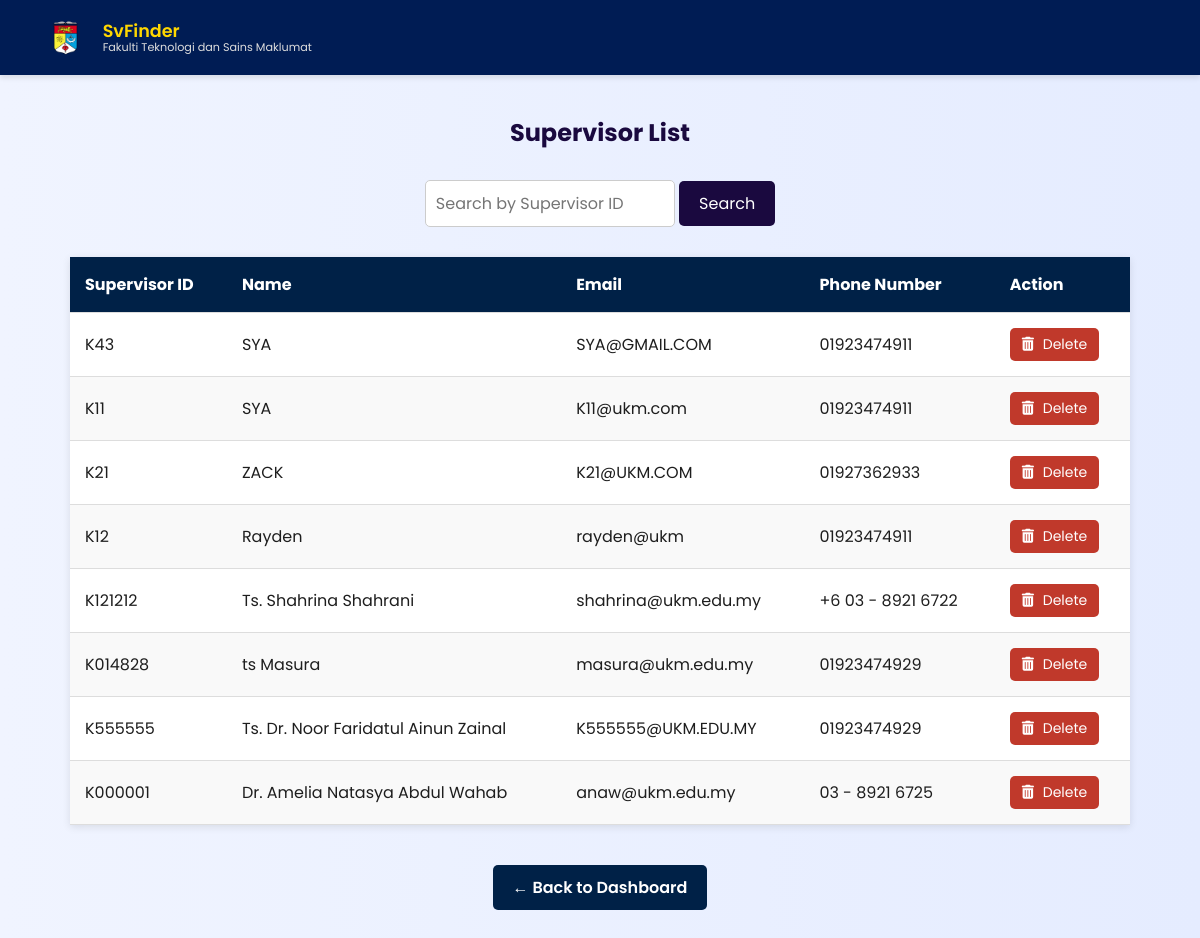
Before: /supervisorlist with the older database file.
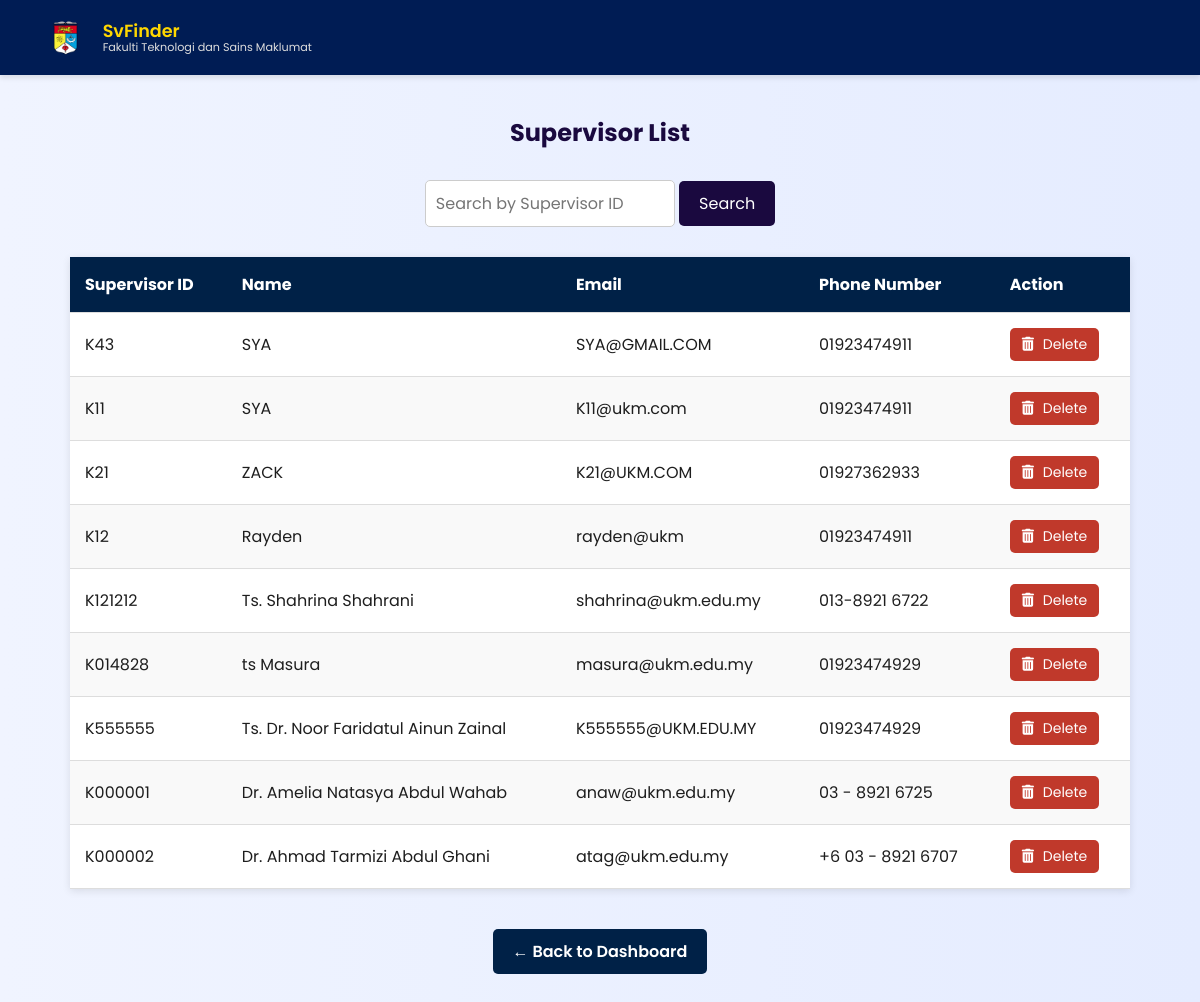
After: the same page with the newer database file.
### SVFINDER/models.py (models this page shows)
class Penyelia(models.Model):
    id_penyelia = models.CharField(max_length=30, primary_key=True)
    nama_penyelia = models.CharField(max_length=255)
    email_penyelia = models.EmailField(max_length=255)
    no_penyelia = models.CharField(max_length=15)
    category_penyelia = models.CharField(max_length=255)  # Changed from 'program_penyelia' to 'category_penyelia'
    katalaluan_penyelia = models.CharField(max_length=255)
    kepakaran_penyelia = models.CharField(max_length=255)
    gambar_penyelia = models.ImageField(upload_to='penyelia/', null=True, blank=True)
    id_admin = models.ForeignKey('AdminSistem', on_delete=models.CASCADE, null=True, blank=True)
    bilik_penyelia = models.CharField(max_length=255, null=True, blank=True)  # Make it nullable
    bio_penyelia = models.CharField(max_length=3000, null=True, blank=True)
    academic_penyelia = models.CharField(max_length=255, null=True, blank=True)  # New field for academic info

### SVFINDER/views.py (the view)
# urls.py: path('supervisorlist', views.supervisorlist, name='supervisorlist'),
def supervisorlist(request):
    search_id = request.GET.get('search_id')
    if search_id:
        supervisors = Penyelia.objects.filter(id_penyelia__icontains=search_id)
    else:
        supervisors = Penyelia.objects.all()
    return render(request, 'supervisorlist.html', {'supervisors': supervisors})

### SVFINDER/templates/supervisorlist.html (shortened to what this page needs)
{% load static %}
<!DOCTYPE html>
<html lang="{{ LANGUAGE_CODE|default:'en' }}">
<head>
  <link rel="stylesheet" href="https://cdnjs.cloudflare.com/ajax/libs/font-awesome/6.0.0-beta3/css/all.min.css"/>
</head>
<body>
<nav>
  <div class="nav-container">
    <div class="logo-section">
      <img src="{% static 'logoukm.png' %}" alt="UKM Logo" class="logo-img" />
      <div class="logo-text">
        <span class="logo-main">SvFinder</span>
        <span class="logo-sub">Fakulti Teknologi dan Sains Maklumat</span>
      </div>
    </div>
  </div>
</nav>
<div class="container">
  <h2>Supervisor List</h2>
  <div class="filter-bar">
    <form method="get" onsubmit="showLoadingSpinner()">
      <input id="search_id" type="text" name="search_id" placeholder="Search by Supervisor ID" value="{{ request.GET.search_id }}" aria-label="Search by Supervisor ID">
      <button type="submit">Search</button>
    </form>
  </div>
  <table>
    <thead>
      <tr>
        <th>Supervisor ID</th>
        <th>Name</th>
        <th>Email</th>
        <th>Phone Number</th>
        <th>Action</th>
      </tr>
    </thead>
    <tbody>
      {% for supervisor in supervisors %}
      <tr>
        <td data-label="Supervisor ID">{{ supervisor.id_penyelia }}</td>
        <td data-label="Name">{{ supervisor.nama_penyelia }}</td>
        <td data-label="Email">{{ supervisor.email_penyelia }}</td>
        <td data-label="Phone Number">{{ supervisor.no_penyelia }}</td>
        <td data-label="Action">
          <form method="post" action="{% url 'delete_supervisorlist' supervisor.id_penyelia %}" onsubmit="return confirm('Are you sure you want to delete this supervisor?');">
            <button type="submit" class="delete-button" aria-label="Delete supervisor {{ supervisor.id_penyelia }}"><i class="fas fa-trash-alt"></i> Delete</button>
          </form>
        </td>
      </tr>
      {% endfor %}
    </tbody>
  </table>
  <div class="back-button">
    <a href="{% url 'mainadmin' %}">← Back to Dashboard</a>
  </div>
</div>
</body>
</html>

Changed rows visible on the page:
changed Penyelia "Ts. Shahrina Shahrani": no_penyelia "+6 03 - 8921 6722" → "013-8921 6722"
added Penyelia: id_penyelia "K000002", nama_penyelia "Dr. Ahmad Tarmizi Abdul Ghani", email_penyelia "atag@ukm.edu.my", no_penyelia "+6 03 - 8921 6707"
